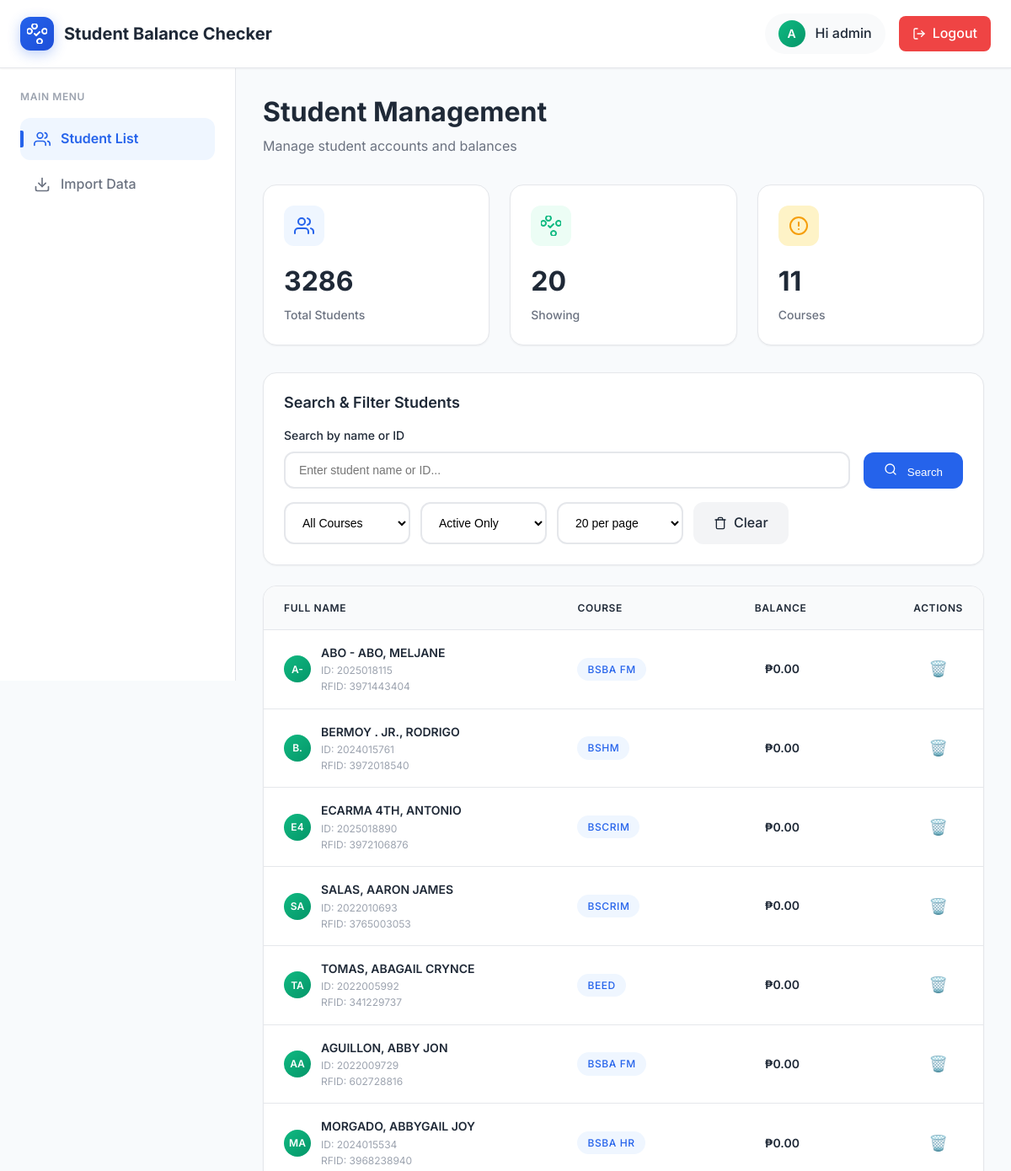
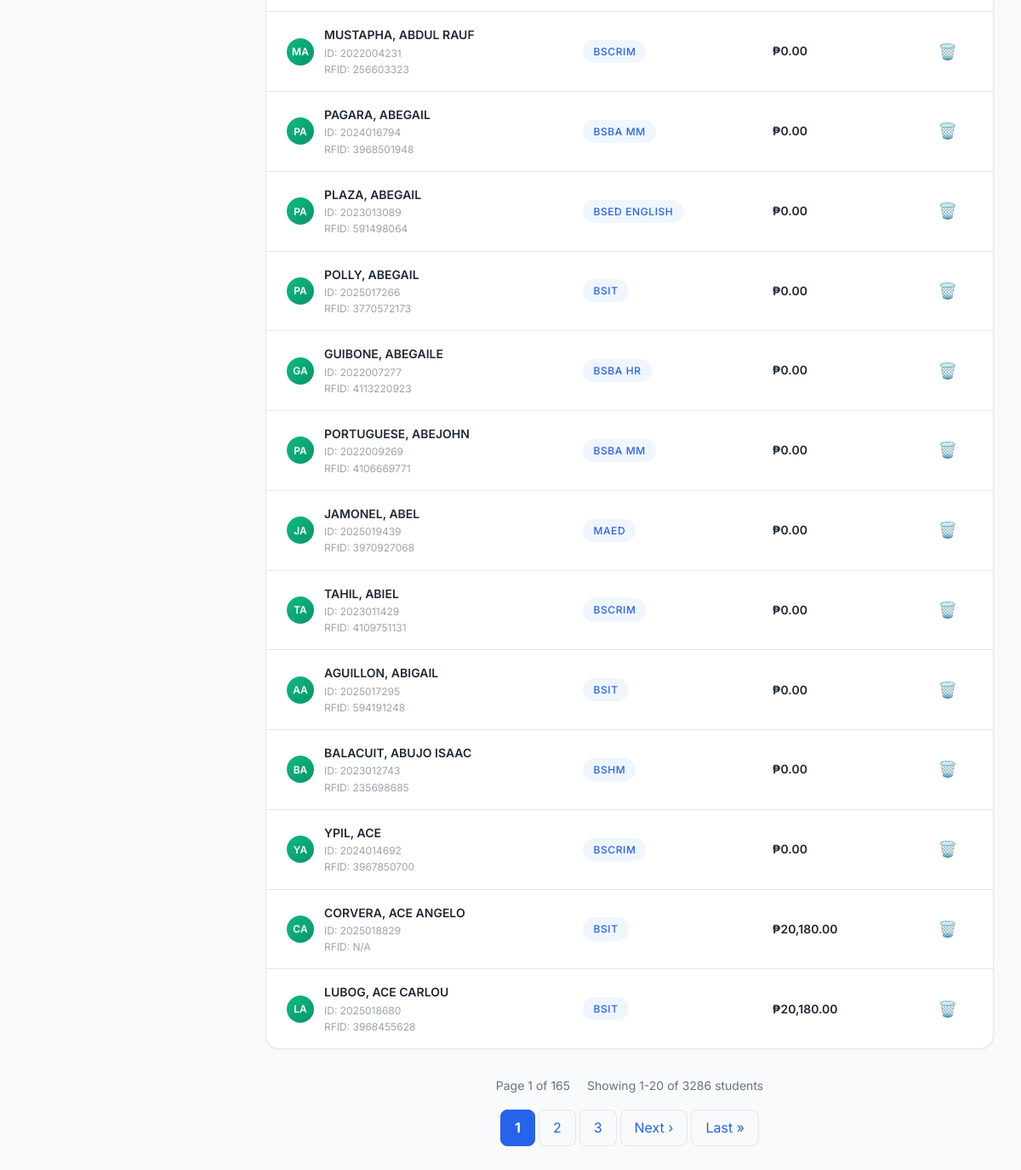
The page /dashboard/ (signed in) on the database its author committed (2 pictures, top to bottom).
### balance_checker/models.py (models this page shows, shortened)
class Student(models.Model):
    student_id = models.CharField(max_length=20, unique=True, primary_key=True)
    first_name = models.CharField(max_length=100)
    last_name = models.CharField(max_length=100)
    rfid_number = models.CharField(max_length=50, unique=True, blank=True, null=True, help_text="RFID card number for tap ID purposes")
    course = models.CharField(max_length=100, blank=True, null=True)
    balance = models.DecimalField(max_digits=10, decimal_places=2, default=0.00)
    balance_updated_at = models.DateTimeField(default=timezone.now, help_text="When the balance was last updated")
    created_at = models.DateTimeField(auto_now_add=True)
    updated_at = models.DateTimeField(auto_now=True)
    is_active = models.BooleanField(default=True)
    class Meta:
        ordering = ['last_name', 'first_name']

### balance_checker/views.py (the view, shortened to what this page needs)
# urls.py: path('dashboard/', views.student_list, name='student_list'),
@login_required
def student_list(request):
    all_students = Student.objects.all().order_by('last_name', 'first_name')
    search_query = request.GET.get('search', '').strip()
    course_filter = request.GET.get('course', '')
    status_filter = request.GET.get('status', 'active')
    per_page = int(request.GET.get('per_page', 20))
    students = all_students
    if course_filter:
        students = students.filter(course=course_filter)
    if status_filter == 'active':
        students = students.filter(is_active=True)
    elif status_filter == 'inactive':
        students = students.filter(is_active=False)
    courses = Student.objects.values_list('course', flat=True).distinct().exclude(course__isnull=True).exclude(course='').order_by('course')
    paginator = Paginator(students, per_page)
    page_number = request.GET.get('page')
    page_obj = paginator.get_page(page_number)
    context = {
        'students': page_obj,
        'courses': courses,
        'search_query': search_query,
        'course_filter': course_filter,
        'status_filter': status_filter,
        'per_page': per_page,
        'total_students': students.count(),
        'total_pages': paginator.num_pages,
    }
    return render(request, 'balance_checker/dashboard_enhanced.html', context)

### balance_checker/templates/balance_checker/dashboard_enhanced.html (shortened to what this page needs)
<!DOCTYPE html>
<html lang="en">
<head>
    {% load static %}
    {% load currency_filters %}
    <link rel="stylesheet" href="{% static 'css/modern-theme.css' %}">
</head>
<body>
    <div class="dashboard-container">
        <div class="header">
            <div class="header-content">
                <div class="logo-section">
                    <div class="logo">
                    </div>
                    <div class="brand-text">Student Balance Checker</div>
                </div>
                <div class="user-section">
                    <div class="user-info">
                        <div class="user-avatar">
                            {{ user.first_name|default:user.username|first|upper }}
                        </div>
                        <span>Hi {{ user.first_name|default:user.username }}</span>
                    </div>
                    <a href="{% url 'signout' %}" class="logout-btn">
                        <svg width="16" height="16" viewBox="0 0 24 24" fill="none" stroke="currentColor" stroke-width="2" stroke-linecap="round" stroke-linejoin="round">
                            <path d="M9 21H5a2 2 0 0 1-2-2V5a2 2 0 0 1 2-2h4"></path>
                            <polyline points="16,17 21,12 16,7"></polyline>
                            <line x1="21" y1="12" x2="9" y2="12"></line>
                        </svg>
                        Logout
                    </a>
                </div>
            </div>
        </div>
        <div class="main-layout">
            <div class="sidebar">
                <div class="nav-section">
                    <div class="nav-title">Main Menu</div>
                    <nav class="nav-menu">
                        <a href="{% url 'student_list' %}" class="nav-item active">
                            <div class="nav-icon">
                            </div>
                            Student List
                        </a>
                        <a href="{% url 'import_data' %}" class="nav-item">
                            <div class="nav-icon">
                                <svg width="20" height="20" viewBox="0 0 24 24" fill="none" stroke="currentColor" stroke-width="2" stroke-linecap="round" stroke-linejoin="round">
                                    <path d="M21 15v4a2 2 0 0 1-2 2H5a2 2 0 0 1-2-2v-4"></path>
                                    <polyline points="7,10 12,15 17,10"></polyline>
                                    <line x1="12" y1="15" x2="12" y2="3"></line>
                                </svg>
                            </div>
                            Import Data
                        </a>
                    </nav>
                </div>
            </div>
            <div class="main-content">
                <div class="content-header">
                    <h1 class="page-title">Student Management</h1>
                    <p class="page-subtitle">Manage student accounts and balances</p>
                </div>
                <div class="stats-grid">
                    <div class="stat-card">
                        <div class="stat-header">
                            <div class="stat-icon primary">
                            </div>
                        </div>
                        <div class="stat-value">{{ total_students }}</div>
                        <div class="stat-label">Total Students</div>
                    </div>
                    <div class="stat-card">
                        <div class="stat-header">
                            <div class="stat-icon success">
                            </div>
                        </div>
                        <div class="stat-value">{{ students|length }}</div>
                        <div class="stat-label">Showing</div>
                    </div>
                    <div class="stat-card">
                        <div class="stat-header">
                            <div class="stat-icon warning">
                                <svg width="24" height="24" viewBox="0 0 24 24" fill="none" stroke="currentColor" stroke-width="2" stroke-linecap="round" stroke-linejoin="round">
                                    <circle cx="12" cy="12" r="10"></circle>
                                    <line x1="12" y1="8" x2="12" y2="12"></line>
                                    <line x1="12" y1="16" x2="12.01" y2="16"></line>
                                </svg>
                            </div>
                        </div>
                        <div class="stat-value">{{ courses|length }}</div>
                        <div class="stat-label">Courses</div>
                    </div>
                </div>
                <div class="controls-card">
                    <h3 class="controls-title">Search & Filter Students</h3>
                    <form method="get" class="search-form">
                        <div class="search-row">
                            <div class="search-group">
                                <label class="search-label">Search by name or ID</label>
                                <input type="text"
                                       name="search"
                                       placeholder="Enter student name or ID..."
                                       value="{{ search_query }}"
                                       class="search-input">
                            </div>
                            <button type="submit" class="search-btn">
                                <svg width="16" height="16" viewBox="0 0 24 24" fill="none" stroke="currentColor" stroke-width="2" stroke-linecap="round" stroke-linejoin="round" style="margin-right: 8px;">
                                    <circle cx="11" cy="11" r="8"></circle>
                                    <path d="M21 21l-4.35-4.35"></path>
                                </svg>
                                Search
                            </button>
                        </div>
                        <div class="filter-group">
                            <select name="course" class="filter-select">
                                <option value="">All Courses</option>
                            </select>
                            <select name="status" class="filter-select">
                                <option value="active" {% if status_filter == 'active' %}selected{% endif %}>Active Only</option>
                            </select>
                            <select name="per_page" class="filter-select">
                                <option value="20" {% if per_page == 20 %}selected{% endif %}>20 per page</option>
                            </select>
                            <a href="{% url 'student_list' %}" class="clear-btn">
                                Clear
                            </a>
                        </div>
                    </form>
                </div>
                <div class="table-container">
                    <table class="table">
                        <thead>
                            <tr>
                                <th>Full Name</th>
                                <th>Course</th>
                                <th>Balance</th>
                                <th>Actions</th>
                            </tr>
                        </thead>
                        <tbody>
                            {% for student in students %}
                            <tr data-student-id="{{ student.student_id }}">
                                <td>
                                    <div style="display: flex; align-items: center; gap: var(--space-3);">
                                        <div class="user-avatar" style="width: 32px; height: 32px; font-size: 0.75rem;">
                                            {{ student.first_name|first|upper }}{{ student.last_name|first|upper }}
                                        </div>
                                        <div>
                                            <div style="font-weight: 600; color: var(--text-primary);">
                                                {{ student.first_name }} {{ student.last_name }}
                                            </div>
                                            <div style="font-size: 0.75rem; color: var(--text-tertiary);">
                                                ID: {{ student.student_id }}
                                            </div>
                                            <div style="font-size: 0.75rem; color: var(--text-tertiary);">
                                                RFID: {{ student.rfid_number|default:"N/A" }}
                                            </div>
                                        </div>
                                    </div>
                                </td>
                                <td>
                                    {% if student.course %}
                                        <span class="badge badge-info">{{ student.course }}</span>
                                    {% else %}
                                        <span style="color: var(--text-tertiary); font-style: italic;">No course</span>
                                    {% endif %}
                                </td>
                                <td class="balance-cell">
                                    <span class="balance-display">{{ student.balance|peso_format }}</span>
                                </td>
                                <td class="actions-cell">
                                    <button class="delete-btn"
                                            title="Delete Student"
                                            data-student-id="{{ student.student_id }}"
                                            data-student-name="{{ student.first_name }} {{ student.last_name }}">
                                        🗑️
                                    </button>
                                </td>
                            </tr>
                            {% empty %}
                            <tr>
                                <td colspan="4" class="no-data">No students found</td>
                            </tr>
                            {% endfor %}
                        </tbody>
                    </table>
                </div>
                {% if students.has_other_pages %}
                <div class="pagination-container">
                    <div class="pagination-info">
                        <span>Page {{ students.number }} of {{ students.paginator.num_pages }}</span>
                        <span>Showing {{ students.start_index }}-{{ students.end_index }} of {{ students.paginator.count }} students</span>
                    </div>
                    <div class="pagination">
                        {% for num in students.paginator.page_range %}
                            {% if students.number == num %}
                                <span class="page-link current">{{ num }}</span>
                            {% elif num > students.number|add:'-3' and num < students.number|add:'3' %}
                                <a href="?page={{ num }}{% if status_filter %}&status={{ status_filter }}{% endif %}{% if per_page %}&per_page={{ per_page }}{% endif %}" class="page-link">{{ num }}</a>
                            {% endif %}
                        {% endfor %}
                        {% if students.has_next %}
                            <a href="?page={{ students.next_page_number }}{% if status_filter %}&status={{ status_filter }}{% endif %}{% if per_page %}&per_page={{ per_page }}{% endif %}" class="page-link">Next ›</a>
                            <a href="?page={{ students.paginator.num_pages }}{% if status_filter %}&status={{ status_filter }}{% endif %}{% if per_page %}&per_page={{ per_page }}{% endif %}" class="page-link">Last »</a>
                        {% endif %}
                    </div>
                </div>
                {% endif %}
            </div>
        </div>
    </div>
</body>
</html>

### rows shown on the page
Student: first_name|first "A", last_name|first "-", first_name "ABO", last_name "- ABO, MELJANE", student_id "2025018115", rfid_number "3971443404", course "BSBA FM", balance|peso_format "₱0.00"
Student: first_name|first "B", last_name|first ".", first_name "BERMOY", last_name ". JR., RODRIGO", student_id "2024015761", rfid_number "3972018540", course "BSHM", balance|peso_format "₱0.00"
Student: first_name|first "E", last_name|first "4", first_name "ECARMA", last_name "4TH, ANTONIO", student_id "2025018890", rfid_number "3972106876", course "BSCRIM", balance|peso_format "₱0.00"
Student: first_name|first "S", last_name|first "A", first_name "SALAS,", last_name "AARON JAMES", student_id "2022010693", rfid_number "3765003053", course "BSCRIM", balance|peso_format "₱0.00"
Student: first_name|first "T", last_name|first "A", first_name "TOMAS,", last_name "ABAGAIL CRYNCE", student_id "2022005992", rfid_number "341229737", course "BEED", balance|peso_format "₱0.00"
Student: first_name|first "A", last_name|first "A", first_name "AGUILLON,", last_name "ABBY JON", student_id "2022009729", rfid_number "602728816", course "BSBA FM", balance|peso_format "₱0.00"
Student: first_name|first "M", last_name|first "A", first_name "MORGADO,", last_name "ABBYGAIL JOY", student_id "2024015534", rfid_number "3968238940", course "BSBA HR", balance|peso_format "₱0.00"
Student: first_name|first "M", last_name|first "A", first_name "MUSTAPHA,", last_name "ABDUL RAUF", student_id "2022004231", rfid_number "256603323", course "BSCRIM", balance|peso_format "₱0.00"
Student: first_name|first "P", last_name|first "A", first_name "PAGARA,", last_name "ABEGAIL", student_id "2024016794", rfid_number "3968501948", course "BSBA MM", balance|peso_format "₱0.00"
Student: first_name|first "P", last_name|first "A", first_name "PLAZA,", last_name "ABEGAIL", student_id "2023013089", rfid_number "591498064", course "BSED ENGLISH", balance|peso_format "₱0.00"
Student: first_name|first "P", last_name|first "A", first_name "POLLY,", last_name "ABEGAIL", student_id "2025017266", rfid_number "3770572173", course "BSIT", balance|peso_format "₱0.00"
Student: first_name|first "G", last_name|first "A", first_name "GUIBONE,", last_name "ABEGAILE", student_id "2022007277", rfid_number "4113220923", course "BSBA HR", balance|peso_format "₱0.00"
Student: first_name|first "P", last_name|first "A", first_name "PORTUGUESE,", last_name "ABEJOHN", student_id "2022009269", rfid_number "4106669771", course "BSBA MM", balance|peso_format "₱0.00"
Student: first_name|first "J", last_name|first "A", first_name "JAMONEL,", last_name "ABEL", student_id "2025019439", rfid_number "3970927068", course "MAED", balance|peso_format "₱0.00"
Student: first_name|first "T", last_name|first "A", first_name "TAHIL,", last_name "ABIEL", student_id "2023011429", rfid_number "4109751131", course "BSCRIM", balance|peso_format "₱0.00"
Student: first_name|first "A", last_name|first "A", first_name "AGUILLON,", last_name "ABIGAIL", student_id "2025017295", rfid_number "594191248", course "BSIT", balance|peso_format "₱0.00"
Student: first_name|first "B", last_name|first "A", first_name "BALACUIT,", last_name "ABUJO ISAAC", student_id "2023012743", rfid_number "235698685", course "BSHM", balance|peso_format "₱0.00"
Student: first_name|first "Y", last_name|first "A", first_name "YPIL,", last_name "ACE", student_id "2024014692", rfid_number "3967850700", course "BSCRIM", balance|peso_format "₱0.00"
Student: first_name|first "C", last_name|first "A", first_name "CORVERA,", last_name "ACE ANGELO", student_id "2025018829", rfid_number "N/A", course "BSIT", balance|peso_format "₱20,180.00"
Student: first_name|first "L", last_name|first "A", first_name "LUBOG,", last_name "ACE CARLOU", student_id "2025018680", rfid_number "3968455628", course "BSIT", balance|peso_format "₱20,180.00"

### other values the page prints
{{ user.first_name|default:user.username|first|upper }} "A"
{{ user.first_name|default:user.username }} "admin"
{{ total_students }} "3286"
{{ students|length }} "20"
{{ courses|length }} "11"
{{ students.number }} "1"
{{ students.paginator.num_pages }} "165"
{{ students.start_index }} "1"
{{ students.end_index }} "20"
{{ students.paginator.count }} "3286"
{{ num }} "1"
{{ num }} "2" "3"
